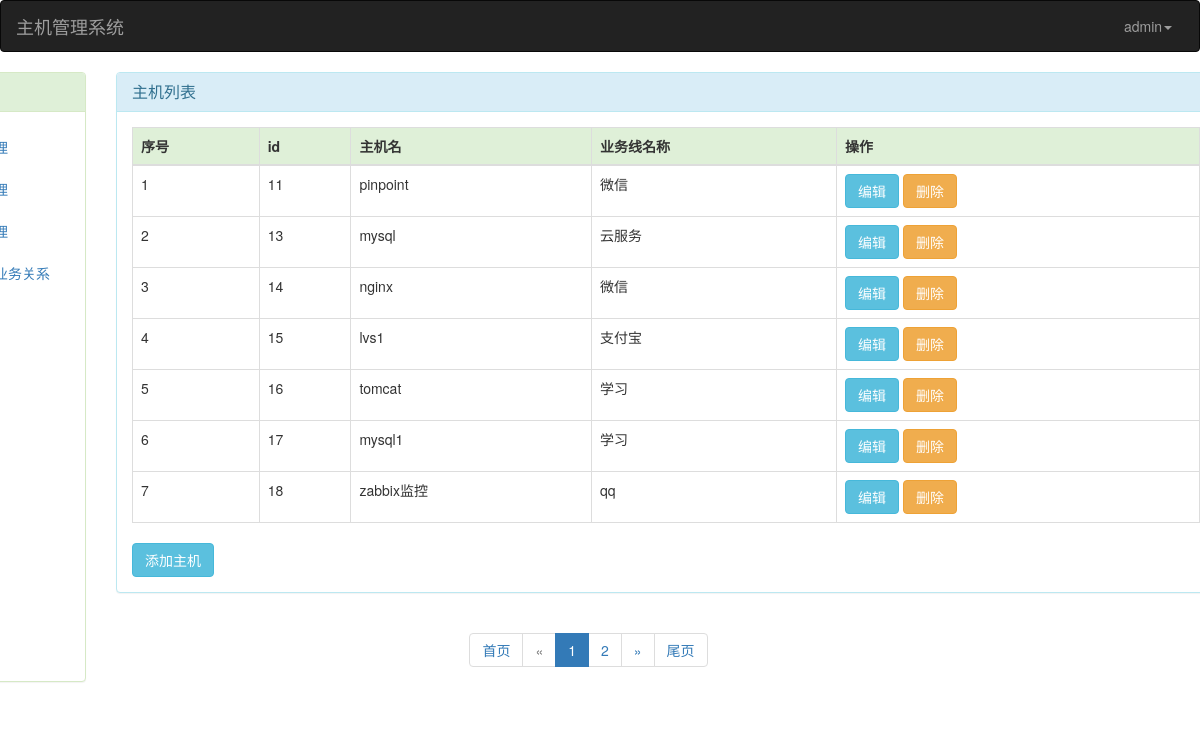
Page /show_host/ (signed in) on the committed database.
### app01/models.py (models this page shows)
class Host(models.Model):
    id = models.AutoField(primary_key=True)
    hostname = models.CharField(max_length=32)
    pwd=models.CharField(max_length=32)
    service=models.ForeignKey(to="Service",on_delete=models.CASCADE)

class Service(models.Model):
    id = models.AutoField(primary_key=True)
    name=models.CharField(max_length=32,unique=True)

### app01/views.py (the view)
# urls.py: url(r'^show_host/$',views.show_host),
@login_check
def show_host(request):
    current_user = request.session.get("user", None)  # 获取用户名
    data = models.Host.objects.all()
    total_count=data.count() #总数据
    current_page=request.GET.get("page") # 从浏览器获取页码
    page_obj=mypage.MyPage(current_page, total_count, url_prefix="show_host")
    range=data[page_obj.start:page_obj.end] # 从开始到结束
    page_html=page_obj.page_html()
    page_num=page_obj.num()
    return render(request, "host/show_host.html", {"v": current_user, "host_list": range,"page_html":page_html,"num":page_num})

### app01/mypage.py (called while the page is built)
    @property
    def start(self):
        return (self.current_page - 1) * self.per_page

    @property
    def end(self):
        return self.current_page * self.per_page

    def num(self):
        return (self.current_page-1)*self.per_page

### app01/views.py (called while the page is built)
def login_check(func):
    @wraps(func)
    def inner(request, *args, **kwargs):
        next_url = request.path_info
        if request.session.get('user'):
            return func(request, *args, **kwargs)
        else:
            return redirect("/login/?next_url={}".format(next_url))
    return inner

### templates/host/show_host.html (shortened to what this page needs)
{% extends "mother.html" %}
{% block page-css %}
    <link rel="stylesheet" href="/static/bootstrap-3.3.7/css/bootstrap.min.css">
    <link rel="stylesheet" href="/static/user.css">
{% endblock %}
{% block page-main %}
        <div class="col-md-10">
            <div class="panel panel-info" id="show_user">
                <div class="panel-heading">
                    <h3 class="panel-title">主机列表</h3>
                </div>
                <div class="panel-body">
                    <table class="table table-hover table-bordered">
                        <thead>
                        <tr class="success">
                            <th>序号</th>
                            <th>id</th>
                            <th>主机名</th>
                            <th>业务线名称</th>
                            <th>操作</th>
                        </tr>
                        </thead>
                        {% for host in host_list %}
                            <tr>
                                <td>{{ forloop.counter| add:num }}</td>
                                <td>{{ host.id }}</td>
                                <td>{{ host.hostname }}</td>
                                <td>{{ host.service.name }}</td>
                                <td>
                                    <a class="btn btn-info" href="/edit_host/{{ host.id }}">编辑</a>
                                    <a class="btn btn-warning" href="/del_host/{{ host.id }}">删除</a>
                                </td>
                            </tr>
                        {% endfor %}
                    </table>
                    <a class="btn btn-info" href="/add_host/">添加主机</a>
                </div>
            </div>
         {{ page_html|safe }}
        </div>
    </div>
{% endblock %}

### templates/mother.html (shortened to what this page needs)
<!DOCTYPE html>
<html lang="en">
<head>
    <link rel="stylesheet" href="/static/bootstrap-3.3.7/css/bootstrap.min.css">
    {% block page-css %}{% endblock %}
</head>
<body>
{% include 'nav.html' %}
<div class="container">
    <div class="row">
        <div class="col-md-2" id="edit_user">
            <div class="panel panel-success" style="height: 610px">
                <div class="panel-heading">
                    <h3 class="panel-title" >菜单栏</h3>
                </div>
                <div class="panel-body">
                    <ul class="nav nav-pills nav-stacked">
                        <li role="presentation"><a href="/show_user/">用户管理</a></li>
                        <li role="presentation"><a href="/show_host/">主机管理</a></li>
                        <li role="presentation"><a href="/show_service/">业务管理</a></li>
                        <li role="presentation"><a href="/user_service_list/">用户和业务关系</a></li>
                    </ul>
                </div>
            </div>
        </div>
        {% block page-main %}
        {% endblock %}
    </div>
</body>
</html>

### templates/nav.html (shortened to what this page needs)
<!DOCTYPE html>
<html lang="en">
<head>
</head>
<body>
<nav class="navbar navbar-inverse">
    <div class="container-fluid">
        <div class="navbar-header">
            <a class="navbar-brand" href="#">主机管理系统</a>
        </div>
        <ul class="nav navbar-nav navbar-right">
            <li class="dropdown">
                <a style="width: 90px;height: 40px" href="#" class="dropdown-toggle" data-toggle="dropdown"
                   role="button" aria-haspopup="true" aria-expanded="false">{{ v }}<span class="caret"></span></a>
            </li>
        </ul>
    </div>
</nav>
</body>
</html>

### static/user.css (style rules this page uses)
#show_user { float: left; width: 1100px; }
#edit_user { float: left; margin-left: -109px; }

### rows in the picture
Host: id "11", hostname "pinpoint", service.name "微信"
Host: id "13", hostname "mysql", service.name "云服务"
Host: id "14", hostname "nginx", service.name "微信"
Host: id "15", hostname "lvs1", service.name "支付宝"
Host: id "16", hostname "tomcat", service.name "学习"
Host: id "17", hostname "mysql1", service.name "学习"
Host: id "18", hostname "zabbix监控", service.name "qq"

### other values in the picture
{{ v }} "admin"
{{ page_html|safe }} "首页 « 1 2 » 尾页"
